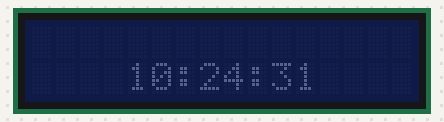
A sketch run on a simulated ESP8266 (Wemos D1 mini). On the bench: 16×2 character LCD. WiFi joins after 1.5 s; servers stay silent unless stated; network time is answered at once with the bench clock; the local clock reads 2024-03-15 10:24:30 at power-on unless the sketch sets it; what the sketch prints to the serial monitor is not drawn.

Above: at 1.7 s.
At 5.7 s:
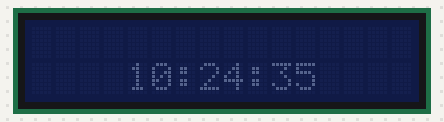
At 10.8 s:
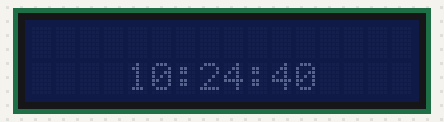
At 19.9 s:
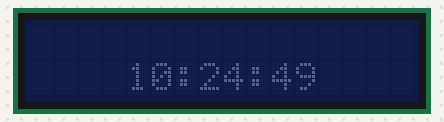
At 29.0 s:
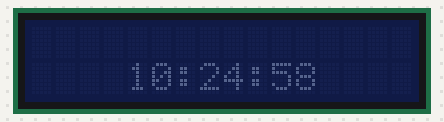
At 38.1 s:
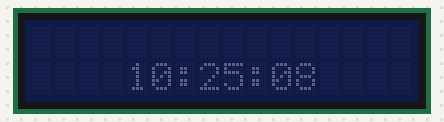

Measured:
- what the display in image 0 shows lasts 1.0 s, from 1.6 s to 2.6 s

The sketch:

TimeLCD.ino
```cpp
#include <NTPClient.h>
// change next line to use with another board/shield
#include <ESP8266WiFi.h>
//#include <WiFi.h> // for WiFi shield
//#include <WiFi101.h> // for WiFi 101 shield or MKR1000
#include <WiFiUdp.h>
// inclue for I2C library
#include <LiquidCrystal_I2C.h>

// Set the LCD address to 0x27 for a 16 chars and 2 line display
LiquidCrystal_I2C lcd(0x27, 16, 2);

const char *ssid     = "########";
const char *password = "##########";

WiFiUDP ntpUDP;

// You can specify the time server pool and the offset (in seconds, can be
// changed later with setTimeOffset() ). Additionally you can specify the
// update interval (in milliseconds, can be changed using setUpdateInterval() ).
NTPClient timeClient(ntpUDP, "pool.ntp.org", 19800);

void setup(){
  Serial.begin(115200);

  // initialize the LCD
  lcd.begin();
  // Turn on the blacklight and print a message.
  lcd.noBacklight();
  // clear the lcd screen
  lcd.clear();

  WiFi.begin(ssid, password);

  while ( WiFi.status() != WL_CONNECTED ) {
    delay ( 500 );
    Serial.print ( "." );
  }

  timeClient.begin();
}

void loop() {
  timeClient.update();

  Serial.println(timeClient.getFormattedTime());

  lcd.clear();
  lcd.setCursor(4, 1);
  lcd.print(timeClient.getFormattedTime());

  delay(1000);
}
```
